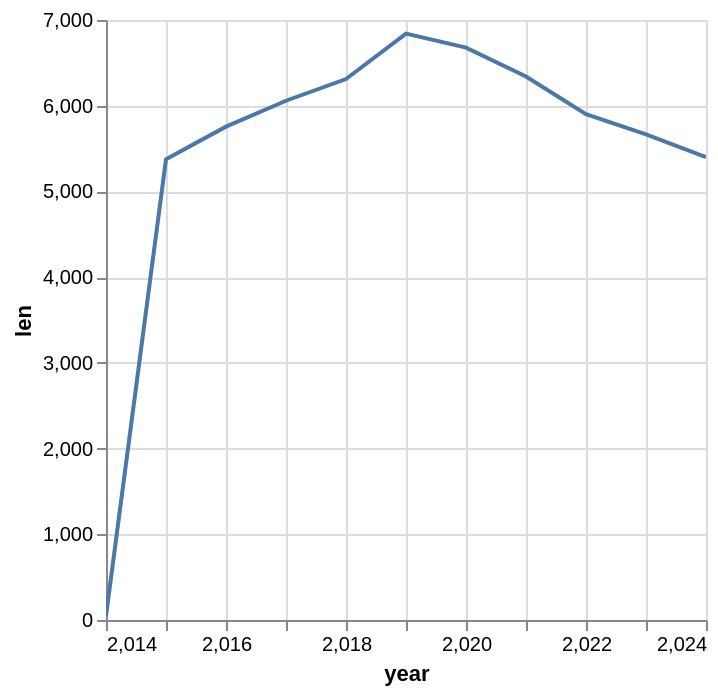

This figure's notebook cell:
### Code cell
panel_common_2019_2020.filter(
    pl.col('is_employed_no_disablity') == 1
).group_by('year').len().plot.line(x='year', y='len')

### Figure 1 — Vega-Lite specification as saved in the notebook (floating-point values rounded to 4 significant figures)
{"config": {"view": {"continuousWidth": 300, "continuousHeight": 300}}, "data": {"name": "data-143bc50a50951e3e45e592aaad446834"}, "mark": {"type": "line", "tooltip": true}, "encoding": {"x": {"field": "year", "type": "quantitative"}, "y": {"field": "len", "type": "quantitative"}}, "params": [{"name": "param_1e9efca18e7a2868", "select": {"type": "interval", "encodings": ["x", "y"]}, "bind": "scales"}], "$schema": "https://vega.github.io/schema/vega-lite/v6.1.0.json", "datasets": {"data-143bc50a50951e3e45e592aaad446834": [{"year": 2023.0, "len": 5665}, {"year": 2015.0, "len": 5375}, {"year": 2024.0, "len": 5401}, {"year": 2021.0, "len": 6340}, {"year": 2020.0, "len": 6678}, {"year": 2022.0, "len": 5901}, {"year": 2019.0, "len": 6842}, {"year": 2017.0, "len": 6058}, {"year": 2018.0, "len": 6311}, {"year": 2016.0, "len": 5756}, {"year": 2014.0, "len": 48}]}}
